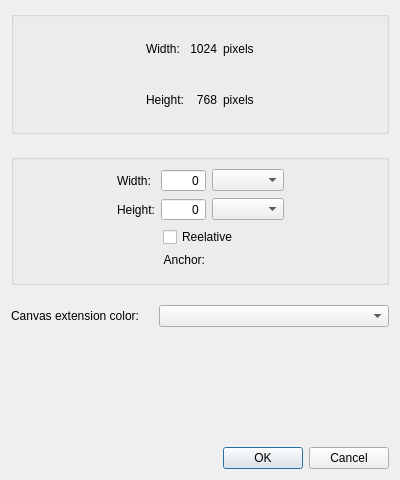
<?xml version="1.0" encoding="UTF-8"?>
<ui version="4.0">
 <class>CanvasSizeDialog</class>
 <widget class="QDialog" name="CanvasSizeDialog">
  <property name="geometry">
   <rect>
    <x>0</x>
    <y>0</y>
    <width>400</width>
    <height>480</height>
   </rect>
  </property>
  <property name="windowTitle">
   <string>Canvas Size</string>
  </property>
  <layout class="QVBoxLayout" name="verticalLayout_3">
   <property name="spacing">
    <number>20</number>
   </property>
   <item>
    <widget class="QGroupBox" name="currentSizeGroup">
     <property name="title">
      <string/>
     </property>
     <layout class="QVBoxLayout" name="verticalLayout">
      <item>
       <layout class="QGridLayout" name="gridLayout">
        <item row="0" column="2">
         <widget class="QLabel" name="currentWidthLabel">
          <property name="text">
           <string notr="true">1024</string>
          </property>
          <property name="alignment">
           <set>Qt::AlignRight|Qt::AlignTrailing|Qt::AlignVCenter</set>
          </property>
         </widget>
        </item>
        <item row="0" column="0">
         <spacer name="horizontalSpacer">
          <property name="orientation">
           <enum>Qt::Horizontal</enum>
          </property>
          <property name="sizeHint" stdset="0">
           <size>
            <width>40</width>
            <height>20</height>
           </size>
          </property>
         </spacer>
        </item>
        <item row="1" column="1">
         <widget class="QLabel" name="label_2">
          <property name="text">
           <string>Height:</string>
          </property>
         </widget>
        </item>
        <item row="1" column="2">
         <widget class="QLabel" name="currentHeightLabel">
          <property name="text">
           <string notr="true">768</string>
          </property>
          <property name="alignment">
           <set>Qt::AlignRight|Qt::AlignTrailing|Qt::AlignVCenter</set>
          </property>
         </widget>
        </item>
        <item row="0" column="3">
         <widget class="QLabel" name="label_5">
          <property name="text">
           <string>pixels</string>
          </property>
         </widget>
        </item>
        <item row="1" column="3">
         <widget class="QLabel" name="label_6">
          <property name="text">
           <string>pixels</string>
          </property>
         </widget>
        </item>
        <item row="0" column="1">
         <widget class="QLabel" name="label">
          <property name="text">
           <string>Width:</string>
          </property>
         </widget>
        </item>
        <item row="0" column="4">
         <spacer name="horizontalSpacer_2">
          <property name="orientation">
           <enum>Qt::Horizontal</enum>
          </property>
          <property name="sizeHint" stdset="0">
           <size>
            <width>40</width>
            <height>20</height>
           </size>
          </property>
         </spacer>
        </item>
       </layout>
      </item>
     </layout>
    </widget>
   </item>
   <item>
    <widget class="QGroupBox" name="newSizeGroup">
     <property name="title">
      <string/>
     </property>
     <layout class="QVBoxLayout" name="verticalLayout_2">
      <item>
       <layout class="QGridLayout" name="gridLayout_2">
        <item row="1" column="2">
         <widget class="QSpinBox" name="heightSpinBox">
          <property name="alignment">
           <set>Qt::AlignRight|Qt::AlignTrailing|Qt::AlignVCenter</set>
          </property>
          <property name="buttonSymbols">
           <enum>QAbstractSpinBox::NoButtons</enum>
          </property>
          <property name="maximum">
           <number>99999</number>
          </property>
         </widget>
        </item>
        <item row="1" column="3">
         <widget class="QComboBox" name="heightUnitComboBox"/>
        </item>
        <item row="0" column="2">
         <widget class="QSpinBox" name="widthSpinBox">
          <property name="alignment">
           <set>Qt::AlignRight|Qt::AlignTrailing|Qt::AlignVCenter</set>
          </property>
          <property name="buttonSymbols">
           <enum>QAbstractSpinBox::NoButtons</enum>
          </property>
          <property name="maximum">
           <number>99999</number>
          </property>
         </widget>
        </item>
        <item row="1" column="1">
         <widget class="QLabel" name="label_4">
          <property name="text">
           <string>Height:</string>
          </property>
         </widget>
        </item>
        <item row="0" column="1">
         <widget class="QLabel" name="label_3">
          <property name="text">
           <string>Width:</string>
          </property>
         </widget>
        </item>
        <item row="0" column="0">
         <spacer name="horizontalSpacer_3">
          <property name="orientation">
           <enum>Qt::Horizontal</enum>
          </property>
          <property name="sizeHint" stdset="0">
           <size>
            <width>40</width>
            <height>20</height>
           </size>
          </property>
         </spacer>
        </item>
        <item row="0" column="3">
         <widget class="QComboBox" name="widthUnitComboBox"/>
        </item>
        <item row="0" column="4">
         <spacer name="horizontalSpacer_4">
          <property name="orientation">
           <enum>Qt::Horizontal</enum>
          </property>
          <property name="sizeHint" stdset="0">
           <size>
            <width>40</width>
            <height>20</height>
           </size>
          </property>
         </spacer>
        </item>
       </layout>
      </item>
      <item>
       <layout class="QGridLayout" name="gridLayout_3">
        <item row="1" column="0">
         <spacer name="horizontalSpacer_5">
          <property name="orientation">
           <enum>Qt::Horizontal</enum>
          </property>
          <property name="sizeHint" stdset="0">
           <size>
            <width>40</width>
            <height>20</height>
           </size>
          </property>
         </spacer>
        </item>
        <item row="0" column="0">
         <layout class="QHBoxLayout" name="horizontalLayout">
          <item>
           <spacer name="horizontalSpacer_7">
            <property name="orientation">
             <enum>Qt::Horizontal</enum>
            </property>
            <property name="sizeHint" stdset="0">
             <size>
              <width>40</width>
              <height>20</height>
             </size>
            </property>
           </spacer>
          </item>
         </layout>
        </item>
        <item row="1" column="2">
         <widget class="AnchorWidget" name="anchorWidget" native="true">
          <property name="sizePolicy">
           <sizepolicy hsizetype="Minimum" vsizetype="Minimum">
            <horstretch>0</horstretch>
            <verstretch>0</verstretch>
           </sizepolicy>
          </property>
         </widget>
        </item>
        <item row="1" column="1">
         <widget class="QLabel" name="label_7">
          <property name="text">
           <string>Anchor:</string>
          </property>
          <property name="alignment">
           <set>Qt::AlignRight|Qt::AlignTop|Qt::AlignTrailing</set>
          </property>
         </widget>
        </item>
        <item row="1" column="3">
         <spacer name="horizontalSpacer_6">
          <property name="orientation">
           <enum>Qt::Horizontal</enum>
          </property>
          <property name="sizeHint" stdset="0">
           <size>
            <width>40</width>
            <height>20</height>
           </size>
          </property>
         </spacer>
        </item>
        <item row="0" column="3">
         <spacer name="horizontalSpacer_8">
          <property name="orientation">
           <enum>Qt::Horizontal</enum>
          </property>
          <property name="sizeHint" stdset="0">
           <size>
            <width>40</width>
            <height>20</height>
           </size>
          </property>
         </spacer>
        </item>
        <item row="0" column="1" colspan="2">
         <widget class="QCheckBox" name="relativeCheckBox">
          <property name="text">
           <string>Reelative</string>
          </property>
         </widget>
        </item>
       </layout>
      </item>
     </layout>
    </widget>
   </item>
   <item>
    <layout class="QFormLayout" name="formLayout">
     <property name="fieldGrowthPolicy">
      <enum>QFormLayout::ExpandingFieldsGrow</enum>
     </property>
     <item row="0" column="0">
      <widget class="QLabel" name="label_8">
       <property name="text">
        <string>Canvas extension color:</string>
       </property>
      </widget>
     </item>
     <item row="0" column="1">
      <widget class="QComboBox" name="colorComboBox">
       <property name="sizePolicy">
        <sizepolicy hsizetype="Expanding" vsizetype="Fixed">
         <horstretch>0</horstretch>
         <verstretch>0</verstretch>
        </sizepolicy>
       </property>
      </widget>
     </item>
    </layout>
   </item>
   <item>
    <widget class="QDialogButtonBox" name="buttonBox">
     <property name="orientation">
      <enum>Qt::Horizontal</enum>
     </property>
     <property name="standardButtons">
      <set>QDialogButtonBox::Cancel|QDialogButtonBox::Ok</set>
     </property>
    </widget>
   </item>
  </layout>
 </widget>
 <customwidgets>
  <customwidget>
   <class>AnchorWidget</class>
   <extends>QWidget</extends>
   <header>anchorwidget.hpp</header>
   <container>1</container>
  </customwidget>
 </customwidgets>
 <tabstops>
  <tabstop>widthSpinBox</tabstop>
  <tabstop>widthUnitComboBox</tabstop>
  <tabstop>heightSpinBox</tabstop>
  <tabstop>heightUnitComboBox</tabstop>
  <tabstop>relativeCheckBox</tabstop>
  <tabstop>colorComboBox</tabstop>
 </tabstops>
 <resources/>
 <connections>
  <connection>
   <sender>buttonBox</sender>
   <signal>accepted()</signal>
   <receiver>CanvasSizeDialog</receiver>
   <slot>accept()</slot>
   <hints>
    <hint type="sourcelabel">
     <x>248</x>
     <y>254</y>
    </hint>
    <hint type="destinationlabel">
     <x>157</x>
     <y>274</y>
    </hint>
   </hints>
  </connection>
  <connection>
   <sender>buttonBox</sender>
   <signal>rejected()</signal>
   <receiver>CanvasSizeDialog</receiver>
   <slot>reject()</slot>
   <hints>
    <hint type="sourcelabel">
     <x>316</x>
     <y>260</y>
    </hint>
    <hint type="destinationlabel">
     <x>286</x>
     <y>274</y>
    </hint>
   </hints>
  </connection>
 </connections>
</ui>
